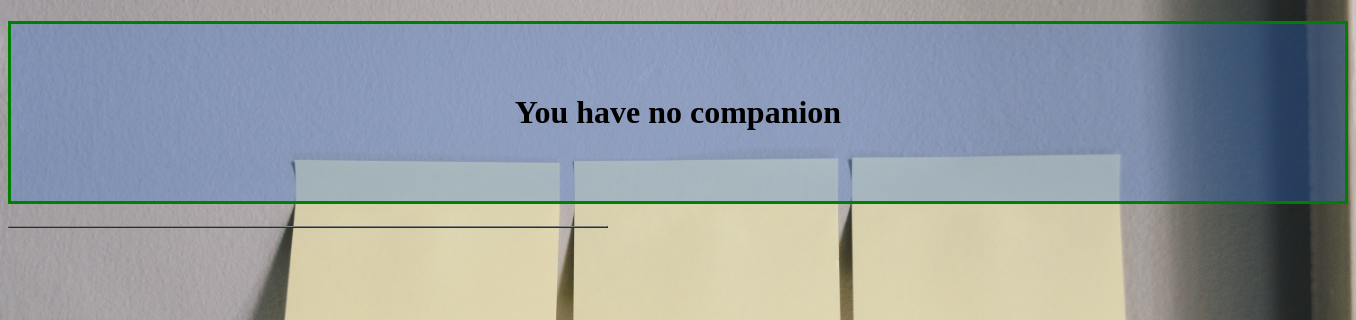
The app's page /VisualStudioCodeStuff/ManagerStuff/EmpoyeeUnderYourSup.php, older data.
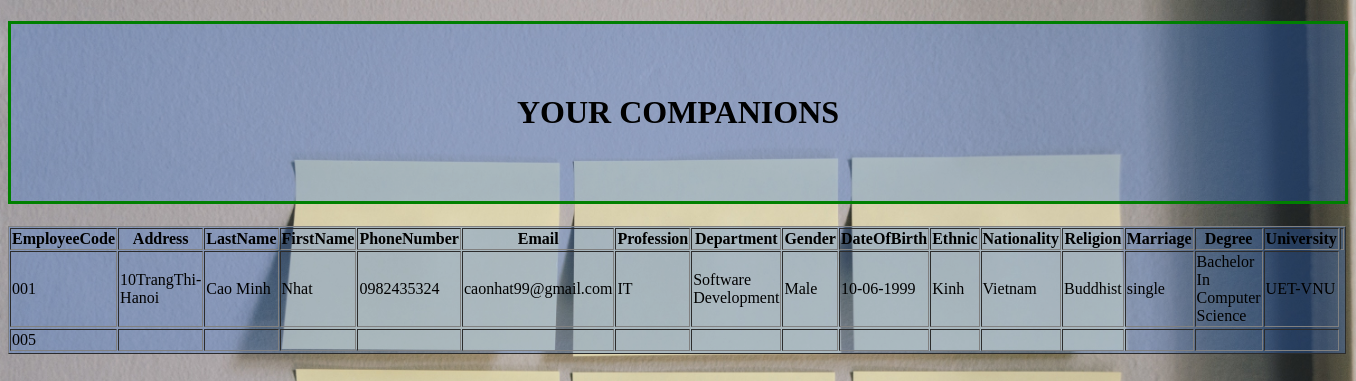
The same page, newer data.
### tables this page shows
CREATE TABLE `employee_information` (
  `EmployeeCode` varchar(5) NOT NULL,
  `Address` varchar(100) NOT NULL,
  `LastName` varchar(50) NOT NULL,
  `FirstName` varchar(50) NOT NULL,
  `PhoneNumber` varchar(11) NOT NULL,
  `email` varchar(50) NOT NULL,
  `JobPosition` varchar(50) NOT NULL,
  `Gender` varchar(10) NOT NULL,
  `Department` varchar(50) NOT NULL,
  `DateOfBirth` varchar(15) NOT NULL,
  `IdentityNumber` varchar(10) NOT NULL,
  `PassportNumber` varchar(10) NOT NULL,
  `Ethnic` varchar(50) NOT NULL,
  `Nationality` varchar(100) NOT NULL,
  `Religion` varchar(10) NOT NULL,
  `Marriage` varchar(10) NOT NULL,
  `Degree` varchar(50) NOT NULL,
  `University/College` varchar(50) NOT NULL,
  `ManagerCode` varchar(5) NOT NULL
);

### VisualStudioCodeStuff/ManagerStuff/EmpoyeeUnderYourSup.php (the view, shortened to what this page needs)
<!DOCTYPE html>
<html lang="en">
<head>
</head>
<body>
<table id = "tab" width = "600" border = "1" cellspacing = "1" cellpadding = "1" >
<?php
    $answer = "YOUR COMPANIONS";
    $servername = "localhost";
    $username = "root";
    $password = "";
    $database = "HRM";
    $conn = new mysqli($servername , $username , $password , $database);
    $user = $_SESSION["userCode"];
    $sql = "SELECT `EmployeeCode`, `Address`, `LastName`, `FirstName`, `PhoneNumber`, `email`,
     `JobPosition`, `Gender`, `Department`, `DateOfBirth`, `IdentityNumber`, `PassportNumber`,
    `Ethnic`, `Nationality`, `Religion`, `Marriage`, `Degree`, `University/College` FROM
    `employee_information` Where `ManagerCode` = '$user';";
    $result = mysqli_query($conn, $sql);
    if (mysqli_num_rows($result) == 0) {
        $answer = "You have no companion";
    }
    else if (mysqli_num_rows($result) > 0){
        echo "<tr>";
            echo "<th>EmployeeCode</th>";
            echo "<th>Address</th>";
            echo "<th>LastName</th>";
            echo"<th>FirstName</th>";
            echo"<th>PhoneNumber</th>";
            echo"<th>Email</th>";
            echo"<th>Profession</th>";
            echo"<th>Department</th>";
            echo"<th>Gender</th>";
            echo"<th>DateOfBirth</th>";
            echo"<th>Ethnic</th>";
            echo"<th>Nationality</th>";
            echo"<th>Religion</th>";
            echo"<th>Marriage</th>";
            echo"<th>Degree</th>";
            echo"<th>University<th>";
            echo "</tr>";
        while($row = mysqli_fetch_assoc($result))
        {
            echo"<tr>";
            echo"<td>".$row["EmployeeCode"]."</td>";
            echo"<td>".$row["Address"]."</td>";
            echo"<td>".$row["LastName"]."</td>";
            echo"<td>".$row["FirstName"]."</td>";
            echo"<td>".$row["PhoneNumber"]."</td>";
            echo"<td>".$row["email"]."</td>";
            echo"<td>".$row["JobPosition"]."</td>";
            echo"<td>".$row["Department"]."</td>";
            echo"<td>".$row["Gender"]."</td>";
            echo"<td>".$row["DateOfBirth"]."</td>";
            echo"<td>".$row["Ethnic"]."</td>";
            echo"<td>".$row["Nationality"]."</td>";
            echo"<td>".$row["Religion"]."</td>";
            echo"<td>".$row["Marriage"]."</td>";
            echo"<td>".$row["Degree"]."</td>";
            echo"<td>".$row["University/College"]."</td>";
            echo"<tr>";
        }
    }
?>
    <h1 id = "title"><?php echo $answer ?></h1>
</table>
</body>
</html>

Row changes from the older to the newer data that the page shows:
added employee_information: EmployeeCode "001", Address "10TrangThi-Hanoi", LastName "Cao Minh", FirstName "Nhat", PhoneNumber "0982435324", email "caonhat99@gmail.com", JobPosition "IT", Department "Software Development", Gender "Male", DateOfBirth "10-06-1999", Ethnic "Kinh", Nationality "Vietnam", Religion "Buddhist", Marriage "single", Degree "Bachelor In Computer Science", value "UET-VNU"
added employee_information: EmployeeCode "005"
Text that changed along with them:
$answer: "You have no companion" → "YOUR COMPANIONS"
text now shown: "EmployeeCode Address LastName FirstName PhoneNumber Email Profession Department Gender DateOfBirth Ethnic Nationality Religion Marriage Degree University"
